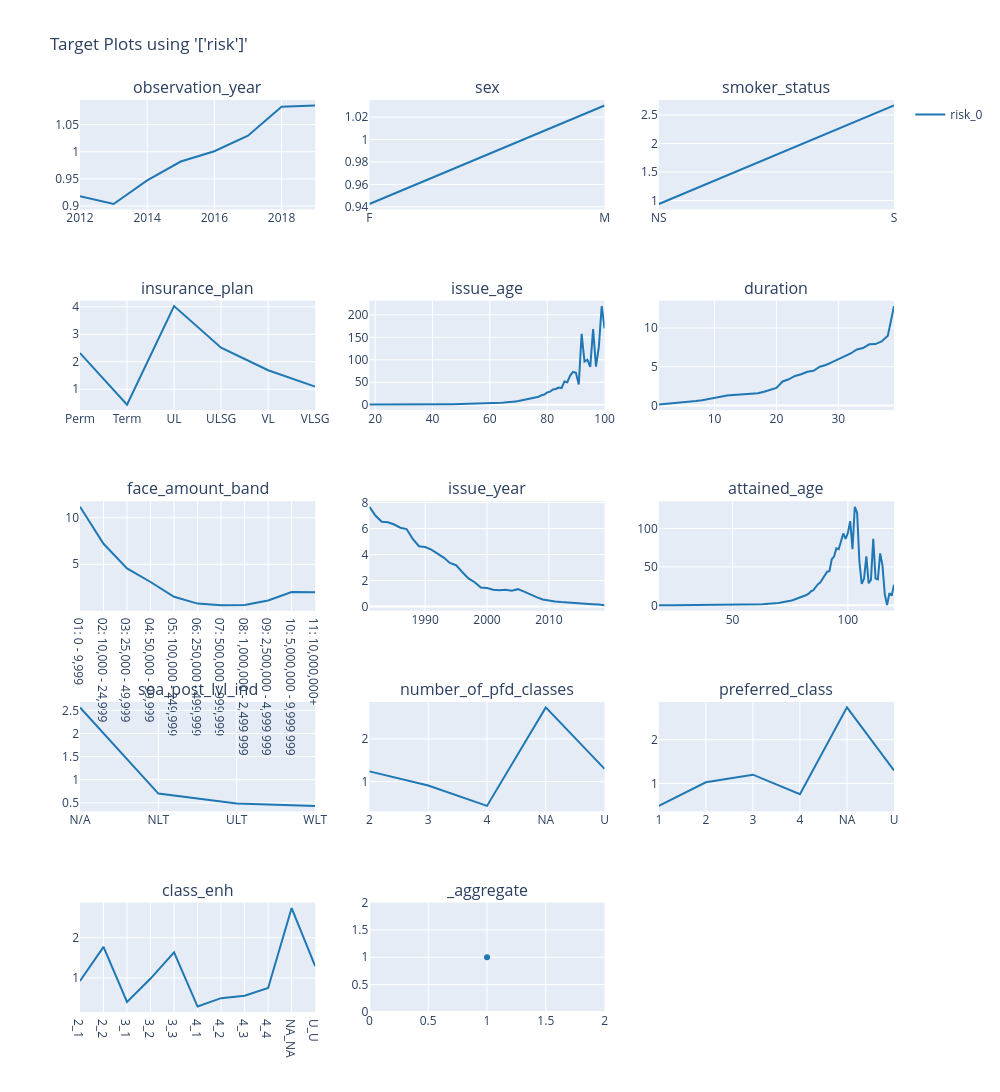

Here is the notebook cell this chart was saved with:
### Code cell
charters.target(
    df=grouped_df,
    target="risk",
    cols=3,
    features=variables,
    numerator=["death_claim_amount"],
    denominator=["amount_exposed"],
).show()

### Figure 1 — Plotly figure (JSON) as saved in the notebook; plotly's stock layout.template omitted (floating-point values rounded to 4 significant figures)
{"data": [{"line": {"color": "#1F77B4"}, "mode": "lines", "name": "risk_0", "showlegend": true, "type": "scatter", "x": [2012, 2013, 2014, 2015, 2016, 2017, 2018, 2019], "xaxis": "x", "y": [0.9181, 0.9038, 0.9471, 0.982, 1.001, 1.03, 1.083, 1.085], "yaxis": "y"}, {"line": {"color": "#1F77B4"}, "mode": "lines", "name": "risk_0", "showlegend": false, "type": "scatter", "x": ["F", "M"], "xaxis": "x2", "y": [0.9425, 1.03], "yaxis": "y2"}, {"line": {"color": "#1F77B4"}, "mode": "lines", "name": "risk_0", "showlegend": false, "type": "scatter", "x": ["NS", "S"], "xaxis": "x3", "y": [0.9406, 2.668], "yaxis": "y3"}, {"line": {"color": "#1F77B4"}, "mode": "lines", "name": "risk_0", "showlegend": false, "type": "scatter", "x": ["Perm", "Term", "UL", "ULSG", "VL", "VLSG"], "xaxis": "x4", "y": [2.315, 0.4425, 4.025, 2.514, 1.692, 1.098], "yaxis": "y4"}, {"line": {"color": "#1F77B4"}, "mode": "lines", "name": "risk_0", "showlegend": false, "type": "scatter", "x": [18, 19, 20, 21, 22, 23, 24, 25, 26, 27, 28, 29, 30, 31, 32, 33, 34, 35, 36, 37, 38, 39, 40, 41, 42, 43, 44, 45, 46, 47, 48, 49, 50, 51, 52, 53, 54, 55, 56, 57, 58, 59, 60, 61, 62, 63, 64, 65, 66, 67, 68, 69, 70, 71, 72, 73, 74, 75, 76, 77, 78, 79, 80, 81, 82, 83, 84, 85, 86, 87, 88, 89, 90, 91, 92, 93, 94, 95, 96, 97, 98, 99, 100], "xaxis": "x5", "y": [0.3649, 0.333, 0.3258, 0.3274, 0.2955, 0.2627, 0.2667, 0.2836, 0.2395, 0.2542, 0.2572, 0.2531, 0.2514, 0.2571, 0.2661, 0.2737, 0.316, 0.319, 0.3538, 0.3822, 0.4141, 0.4491, 0.4788, 0.5272, 0.5802, 0.6241, 0.6924, 0.7195, 0.7911, 0.8464, 0.9629, 1.023, 1.112, 1.213, 1.296, 1.438, 1.583, 1.782, 1.946, 2.117, 2.361, 2.57, 2.89, 3.225, 3.448, 3.901, 4.563, 4.94, 5.193, 5.886, 7.064, 7.352, 8.037, 9.633, 10.09, 11.12, 14.11, 14.26, 17.18, 17.75, 21.08, 22.61, 27.46, 29.11, 33.9, 34.99, 38.32, 37.02, 51.64, 49.97, 64.82, 72.98, 70.94, 44.93, 157.5, 96.1, 100.3, 84.1, 168.1, 85.03, 128.6, 219.4, 169.8], "yaxis": "y5"}, {"line": {"color": "#1F77B4"}, "mode": "lines", "name": "risk_0", "showlegend": false, "type": "scatter", "x": [1, 2, 3, 4, 5, 6, 7, 8, 9, 10, 11, 12, 13, 14, 15, 16, 17, 18, 19, 20, 21, 22, 23, 24, 25, 26, 27, 28, 29, 30, 31, 32, 33, 34, 35, 36, 37, 38, 39], "xaxis": "x6", "y": [0.1262, 0.1956, 0.2761, 0.3231, 0.4018, 0.4935, 0.5891, 0.6986, 0.8582, 1.01, 1.09, 1.299, 1.364, 1.41, 1.538, 1.586, 1.58, 1.776, 2.032, 2.28, 3.106, 3.389, 3.822, 4.031, 4.359, 4.477, 5.012, 5.228, 5.609, 5.988, 6.389, 6.711, 7.225, 7.409, 7.893, 7.919, 8.269, 9.002, 12.81], "yaxis": "y6"}, {"line": {"color": "#1F77B4"}, "mode": "lines", "name": "risk_0", "showlegend": false, "type": "scatter", "x": ["01: 0 - 9,999", "02: 10,000 - 24,999", "03: 25,000 - 49,999", "04: 50,000 - 99,999", "05: 100,000 - 249,999", "06: 250,000 - 499,999", "07: 500,000 - 999,999", "08: 1,000,000 - 2,499,999", "09: 2,500,000 - 4,999,999", "10: 5,000,000 - 9,999,999", "11: 10,000,000+"], "xaxis": "x7", "y": [11.18, 7.203, 4.556, 3.096, 1.51, 0.7763, 0.5981, 0.6234, 1.112, 2.009, 1.995], "yaxis": "y7"}, {"line": {"color": "#1F77B4"}, "mode": "lines", "name": "risk_0", "showlegend": false, "type": "scatter", "x": [1981, 1982, 1983, 1984, 1985, 1986, 1987, 1988, 1989, 1990, 1991, 1992, 1993, 1994, 1995, 1996, 1997, 1998, 1999, 2000, 2001, 2002, 2003, 2004, 2005, 2006, 2007, 2008, 2009, 2010, 2011, 2012, 2013, 2014, 2015, 2016, 2017, 2018, 2019], "xaxis": "x8", "y": [7.673, 6.979, 6.514, 6.473, 6.306, 6.06, 5.957, 5.2, 4.637, 4.579, 4.374, 4.079, 3.766, 3.352, 3.178, 2.658, 2.162, 1.868, 1.458, 1.418, 1.297, 1.246, 1.295, 1.217, 1.333, 1.144, 0.9137, 0.717, 0.5419, 0.4501, 0.3903, 0.3395, 0.296, 0.2549, 0.2355, 0.1981, 0.1766, 0.1473, 0.09655], "yaxis": "y8"}, {"line": {"color": "#1F77B4"}, "mode": "lines", "name": "risk_0", "showlegend": false, "type": "scatter", "x": [18, 19, 20, 21, 22, 23, 24, 25, 26, 27, 28, 29, 30, 31, 32, 33, 34, 35, 36, 37, 38, 39, 40, 41, 42, 43, 44, 45, 46, 47, 48, 49, 50, 51, 52, 53, 54, 55, 56, 57, 58, 59, 60, 61, 62, 63, 64, 65, 66, 67, 68, 69, 70, 71, 72, 73, 74, 75, 76, 77, 78, 79, 80, 81, 82, 83, 84, 85, 86, 87, 88, 89, 90, 91, 92, 93, 94, 95, 96, 97, 98, 99, 100, 101, 102, 103, 104, 105, 106, 107, 108, 109, 110, 111, 112, 113, 114, 115, 116, 117, 118, 119, 120], "xaxis": "x9", "y": [0.08282, 0.2724, 0.1879, 0.1646, 0.1386, 0.115, 0.09901, 0.1151, 0.1005, 0.08741, 0.08614, 0.0785, 0.09475, 0.08337, 0.08826, 0.08944, 0.08411, 0.09357, 0.1001, 0.1128, 0.1206, 0.1461, 0.1419, 0.1589, 0.1737, 0.196, 0.2124, 0.2324, 0.2738, 0.2792, 0.3112, 0.3515, 0.3716, 0.4222, 0.4479, 0.5098, 0.5556, 0.6004, 0.7057, 0.718, 0.8729, 0.9114, 1.013, 1.136, 1.263, 1.406, 1.61, 1.735, 1.935, 2.155, 2.498, 2.909, 3.054, 3.521, 3.923, 4.536, 5.283, 5.934, 6.646, 7.69, 8.578, 9.792, 11.08, 12.16, 13.42, 15.06, 18.29, 19.63, 24.45, 27.59, 29.64, 34.23, 38.36, 43.75, 44.36, 59.88, 63.35, 74.04, 72.99, 82.86, 93.56, 86.58, 94.19, 109.6, 72.98, 128.3, 120.4, 56.9, 27.86, 34.59, 63.82, 28.63, 33.07, 86.69, 34.7, 33.67, 67.63, 51.83, 14.24, 0.3849, 15.7, 12.53, 26.72], "yaxis": "y9"}, {"line": {"color": "#1F77B4"}, "mode": "lines", "name": "risk_0", "showlegend": false, "type": "scatter", "x": ["N/A", "NLT", "ULT", "WLT"], "xaxis": "x10", "y": [2.565, 0.7009, 0.4882, 0.434], "yaxis": "y10"}, {"line": {"color": "#1F77B4"}, "mode": "lines", "name": "risk_0", "showlegend": false, "type": "scatter", "x": ["2", "3", "4", "NA", "U"], "xaxis": "x11", "y": [1.24, 0.9065, 0.4303, 2.739, 1.298], "yaxis": "y11"}, {"line": {"color": "#1F77B4"}, "mode": "lines", "name": "risk_0", "showlegend": false, "type": "scatter", "x": ["1", "2", "3", "4", "NA", "U"], "xaxis": "x12", "y": [0.4857, 1.025, 1.199, 0.7534, 2.739, 1.298], "yaxis": "y12"}, {"line": {"color": "#1F77B4"}, "mode": "lines", "name": "risk_0", "showlegend": false, "type": "scatter", "x": ["2_1", "2_2", "3_1", "3_2", "3_3", "4_1", "4_2", "4_3", "4_4", "NA_NA", "U_U"], "xaxis": "x13", "y": [0.9269, 1.773, 0.4049, 0.9853, 1.638, 0.2907, 0.4988, 0.5577, 0.7534, 2.739, 1.298], "yaxis": "y13"}, {"line": {"color": "#1F77B4"}, "mode": "markers", "name": "risk_0", "showlegend": false, "type": "scatter", "x": [1], "xaxis": "x14", "y": [1.0], "yaxis": "y14"}], "layout": {"annotations": [{"font": {"size": 16}, "showarrow": false, "text": "observation_year", "x": 0.1444, "xanchor": "center", "xref": "paper", "y": 1, "yanchor": "bottom", "yref": "paper"}, {"font": {"size": 16}, "showarrow": false, "text": "sex", "x": 0.5, "xanchor": "center", "xref": "paper", "y": 1, "yanchor": "bottom", "yref": "paper"}, {"font": {"size": 16}, "showarrow": false, "text": "smoker_status", "x": 0.8556, "xanchor": "center", "xref": "paper", "y": 1, "yanchor": "bottom", "yref": "paper"}, {"font": {"size": 16}, "showarrow": false, "text": "insurance_plan", "x": 0.1444, "xanchor": "center", "xref": "paper", "y": 0.78, "yanchor": "bottom", "yref": "paper"}, {"font": {"size": 16}, "showarrow": false, "text": "issue_age", "x": 0.5, "xanchor": "center", "xref": "paper", "y": 0.78, "yanchor": "bottom", "yref": "paper"}, {"font": {"size": 16}, "showarrow": false, "text": "duration", "x": 0.8556, "xanchor": "center", "xref": "paper", "y": 0.78, "yanchor": "bottom", "yref": "paper"}, {"font": {"size": 16}, "showarrow": false, "text": "face_amount_band", "x": 0.1444, "xanchor": "center", "xref": "paper", "y": 0.56, "yanchor": "bottom", "yref": "paper"}, {"font": {"size": 16}, "showarrow": false, "text": "issue_year", "x": 0.5, "xanchor": "center", "xref": "paper", "y": 0.56, "yanchor": "bottom", "yref": "paper"}, {"font": {"size": 16}, "showarrow": false, "text": "attained_age", "x": 0.8556, "xanchor": "center", "xref": "paper", "y": 0.56, "yanchor": "bottom", "yref": "paper"}, {"font": {"size": 16}, "showarrow": false, "text": "soa_post_lvl_ind", "x": 0.1444, "xanchor": "center", "xref": "paper", "y": 0.34, "yanchor": "bottom", "yref": "paper"}, {"font": {"size": 16}, "showarrow": false, "text": "number_of_pfd_classes", "x": 0.5, "xanchor": "center", "xref": "paper", "y": 0.34, "yanchor": "bottom", "yref": "paper"}, {"font": {"size": 16}, "showarrow": false, "text": "preferred_class", "x": 0.8556, "xanchor": "center", "xref": "paper", "y": 0.34, "yanchor": "bottom", "yref": "paper"}, {"font": {"size": 16}, "showarrow": false, "text": "class_enh", "x": 0.1444, "xanchor": "center", "xref": "paper", "y": 0.12, "yanchor": "bottom", "yref": "paper"}, {"font": {"size": 16}, "showarrow": false, "text": "_aggregate", "x": 0.5, "xanchor": "center", "xref": "paper", "y": 0.12, "yanchor": "bottom", "yref": "paper"}], "height": 2000, "title": {"text": "Target Plots using '['risk']'"}, "width": 1000, "xaxis": {"anchor": "y", "domain": [0, 0.2889]}, "xaxis10": {"anchor": "y10", "domain": [0, 0.2889]}, "xaxis11": {"anchor": "y11", "domain": [0.3556, 0.6444]}, "xaxis12": {"anchor": "y12", "domain": [0.7111, 1]}, "xaxis13": {"anchor": "y13", "domain": [0, 0.2889]}, "xaxis14": {"anchor": "y14", "domain": [0.3556, 0.6444]}, "xaxis15": {"anchor": "y15", "domain": [0.7111, 1]}, "xaxis2": {"anchor": "y2", "domain": [0.3556, 0.6444]}, "xaxis3": {"anchor": "y3", "domain": [0.7111, 1]}, "xaxis4": {"anchor": "y4", "domain": [0, 0.2889]}, "xaxis5": {"anchor": "y5", "domain": [0.3556, 0.6444]}, "xaxis6": {"anchor": "y6", "domain": [0.7111, 1]}, "xaxis7": {"anchor": "y7", "domain": [0, 0.2889]}, "xaxis8": {"anchor": "y8", "domain": [0.3556, 0.6444]}, "xaxis9": {"anchor": "y9", "domain": [0.7111, 1]}, "yaxis": {"anchor": "x", "domain": [0.88, 1]}, "yaxis10": {"anchor": "x10", "domain": [0.22, 0.34]}, "yaxis11": {"anchor": "x11", "domain": [0.22, 0.34]}, "yaxis12": {"anchor": "x12", "domain": [0.22, 0.34]}, "yaxis13": {"anchor": "x13", "domain": [0, 0.12]}, "yaxis14": {"anchor": "x14", "domain": [0, 0.12]}, "yaxis15": {"anchor": "x15", "domain": [0, 0.12]}, "yaxis2": {"anchor": "x2", "domain": [0.88, 1]}, "yaxis3": {"anchor": "x3", "domain": [0.88, 1]}, "yaxis4": {"anchor": "x4", "domain": [0.66, 0.78]}, "yaxis5": {"anchor": "x5", "domain": [0.66, 0.78]}, "yaxis6": {"anchor": "x6", "domain": [0.66, 0.78]}, "yaxis7": {"anchor": "x7", "domain": [0.44, 0.56]}, "yaxis8": {"anchor": "x8", "domain": [0.44, 0.56]}, "yaxis9": {"anchor": "x9", "domain": [0.44, 0.56]}}}
